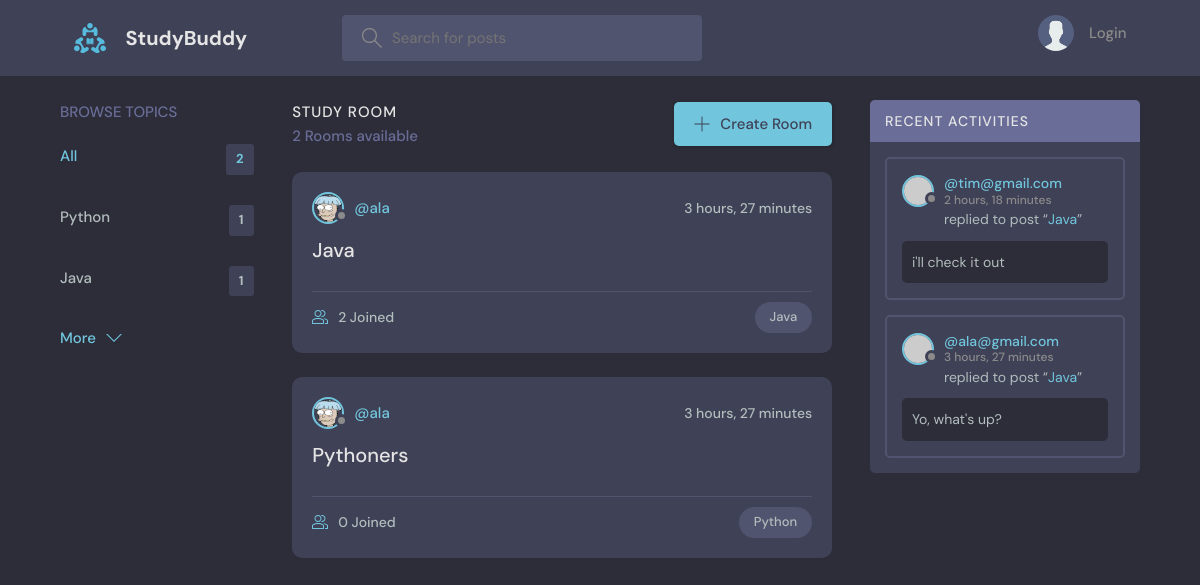
Before: / with the older database file.
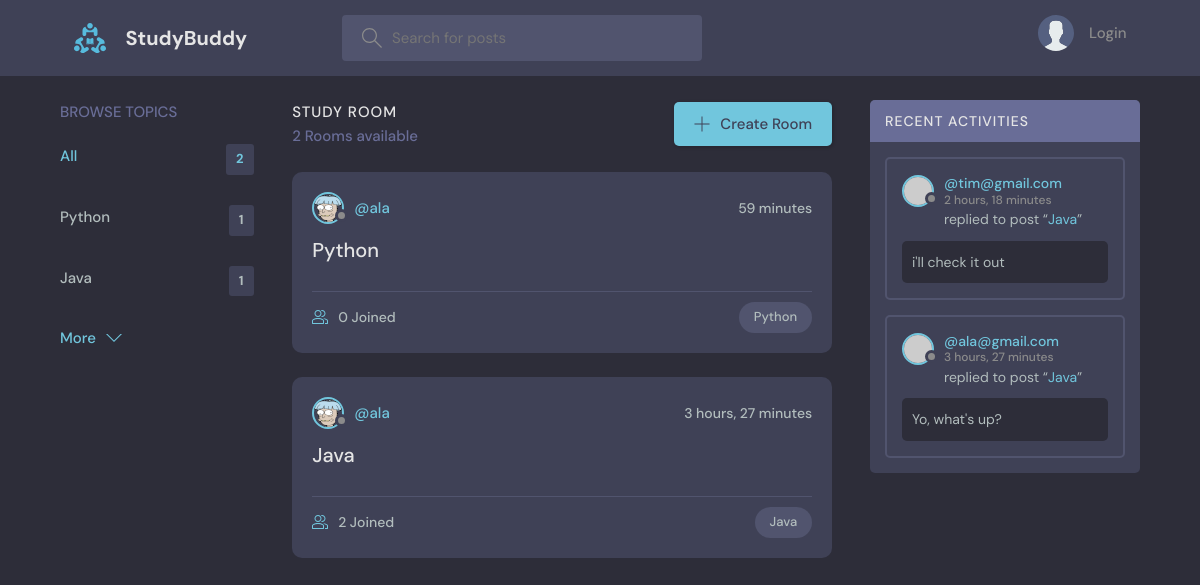
After: the same page with the newer database file.
### base/models.py (models this page shows, shortened)
class Topic(models.Model):
    name = models.CharField(max_length=200)

class Room(models.Model):
    host = models.ForeignKey(User, on_delete=models.SET_NULL, null=True)
    topic = models.ForeignKey(Topic, on_delete=models.SET_NULL, null=True)
    name = models.CharField(max_length=200)
    description = models.TextField(null=True, blank=True)
    participants = models.ManyToManyField(User, related_name='participants', blank=True)
    updated = models.DateTimeField(auto_now=True)
    created = models.DateTimeField(auto_now_add=True)
    class Meta:
        ordering = ['-updated', '-created']
    def __str__(self):
        return self.name

class User(AbstractUser):
    name = models.CharField(max_length=200, null=True)
    email = models.EmailField(unique=True, null=True)
    bio = models.TextField(null=True)
    avatar = models.ImageField(null=True, default="avatar.svg")
    USERNAME_FIELD = 'email'
    REQUIRED_FIELDS = []

class Message(models.Model):
    user = models.ForeignKey(User, on_delete=models.CASCADE)
    room = models.ForeignKey(Room, on_delete=models.CASCADE)
    body = models.TextField()
    updated = models.DateTimeField(auto_now=True)
    created = models.DateTimeField(auto_now_add=True)
    class Meta:
        ordering = ['-updated', '-created']

### base/views.py (the view)
# urls.py: path('', views.home, name='home'),
def home(request):
    q = request.GET.get('q') if request.GET.get('q') is not None else ''
    rooms = Room.objects.filter(
        Q(topic__name__icontains=q) |
        Q(name__icontains=q) |
        Q(description__icontains=q))
    topics = Topic.objects.all()[:5]
    room_count = rooms.count()
    room_messages = Message.objects.filter(Q(room__topic__name__icontains=q))
    context = {'rooms': rooms, 'topics': topics, 'room_count': room_count, 'room_messages': room_messages}
    return render(request, 'base/home.html', context)

### base/templates/base/home.html (shortened to what this page needs)
{% extends 'main.html' %}
{% block content %}
    <main class="layout layout--3">
      <div class="container">
                  {% include 'base/topics_component.html' %}
        <div class="roomList">
          <div class="roomList__header">
            <div>
              <h2>Study Room</h2>
              <p>{{ rooms.count}} Rooms available</p>
            </div>
            <a class="btn btn--main" href="{% url 'create-room' %}">
              <svg version="1.1" xmlns="http://www.w3.org/2000/svg" width="32" height="32" viewBox="0 0 32 32">
                <title>add</title>
                <path
                  d="M16.943 0.943h-1.885v14.115h-14.115v1.885h14.115v14.115h1.885v-14.115h14.115v-1.885h-14.115v-14.115z"
                ></path>
              </svg>
              Create Room
            </a>
          </div>
        {% include 'base/feed_component.html' %}
        </div>
          {% include 'base/activity_component.html' %}
      </div>
    </main>
 {% endblock content %}

### base/templates/base/topics_component.html
        <div class="topics">
          <div class="topics__header">
            <h2>Browse Topics</h2>
          </div>
          <ul class="topics__list">
            <li>
              <a href="{% url 'home' %}" class="active">All <span>{{ topics.count }}</span></a>
            </li>
              {% for topic in topics %}
            <li>
              <a href="{% url 'home' %}?q={{ topic.name }}">{{ topic.name }} <span>{{ topic.room_set.all.count }}</span></a>
            </li>
              {% endfor %}
          </ul>
          <a class="btn btn--link" href="{% url 'topics' %}">
            More
            <svg version="1.1" xmlns="http://www.w3.org/2000/svg" width="32" height="32" viewBox="0 0 32 32">
              <title>chevron-down</title>
              <path d="M16 21l-13-13h-3l16 16 16-16h-3l-13 13z"></path>
            </svg>
          </a>
        </div>

### base/templates/base/feed_component.html (shortened to what this page needs)
{% for room in rooms%}
<div class="roomListRoom">
            <div class="roomListRoom__header">
              <a href="{% url 'user-profile' room.host.id %}" class="roomListRoom__author">
                <div class="avatar avatar--small">
                  <img src="{{ room.host.avatar.url }}" />
                </div>
                <span>@{{ room.host.username }}</span>
              </a>
              <div class="roomListRoom__actions">
                <span>{{ room.created|timesince}}</span>
              </div>
            </div>
            <div class="roomListRoom__content">
              <a href="{% url 'room' room.id %}">{{ room.name}}</a>
            </div>
            <div class="roomListRoom__meta">
              <a href="{% url 'room' room.id %}" class="roomListRoom__joined">
                  {{ room.participants.all.count }} Joined
              </a>
              <p class="roomListRoom__topic">{{ room.topic.name }}</p>
            </div>
          </div>
{% endfor %}

### base/templates/base/activity_component.html (shortened to what this page needs)
 <div class="activities">
          <div class="activities__header">
            <h2>Recent Activities</h2>
          </div>
    {% for message in room_messages %}
          <div class="activities__box">
            <div class="activities__boxHeader roomListRoom__header">
              <a href="{% url 'user-profile' message.user.id %}" class="roomListRoom__author">
                <div class="avatar avatar--small">
                  <img src="https://randomuser.me/api/portraits/women/11.jpg" />
                </div>
                <p>
                  @{{ message.user }}
                  <span>{{ message.created|timesince }}</span>
                </p>
              </a>
            </div>
            <div class="activities__boxContent">
              <p>replied to post “<a href="{% url 'room' message.room.id %}">{{ message.room }}</a>”</p>
              <div class="activities__boxRoomContent">
                {{ message.body }}
                  </div>
            </div>
          </div>
    {% endfor %}
</div>

Changed rows visible on the page:
removed Room: host.avatar (picture), host.username "ala", created "3 hours, 27 minutes", name "Pythoners", participants.all.count "0", topic.name "Python"
added Room: host.avatar (picture), host.username "ala", created "59 minutes", name "Python", participants.all.count "0", topic.name "Python"
